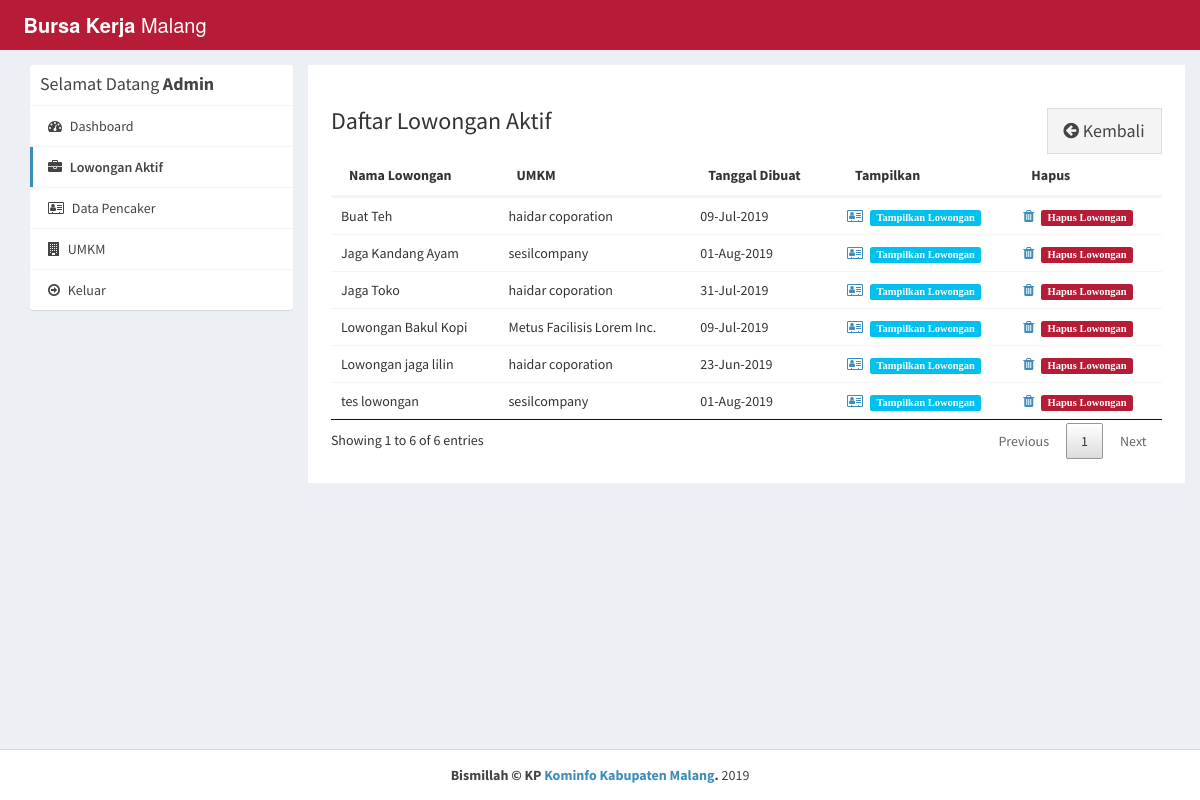
Screenshot of /dashboard/admin/active-jobs.php (signed in) with the database file from the repository.
### tables this page shows
CREATE TABLE `buat_lowongan` (
  `id_jobpost` int(11) NOT NULL,
  `id_company` int(11) NOT NULL,
  `jobtitle` varchar(255) NOT NULL,
  `description` text NOT NULL,
  `minimumsalary` varchar(255) NOT NULL,
  `maximumsalary` varchar(255) NOT NULL,
  `experience` varchar(255) NOT NULL,
  `qualification` varchar(255) NOT NULL,
  `createdat` timestamp NOT NULL DEFAULT CURRENT_TIMESTAMP
);

CREATE TABLE `company` (
  `id_company` int(11) NOT NULL,
  `name` varchar(255) NOT NULL,
  `companyname` varchar(255) NOT NULL,
  `kecamatan` varchar(255) NOT NULL,
  `kelurahan_desa` varchar(255) NOT NULL,
  `alamat` varchar(255) NOT NULL,
  `contactno` varchar(255) NOT NULL,
  `website` varchar(255) NOT NULL,
  `email` varchar(255) NOT NULL,
  `password` varchar(255) NOT NULL,
  `aboutme` varchar(255) DEFAULT NULL,
  `logo` varchar(255) NOT NULL,
  `createdAt` timestamp NOT NULL DEFAULT CURRENT_TIMESTAMP,
  `active` int(11) NOT NULL DEFAULT '2',
  `id_pengusaha` int(11) NOT NULL
);

### dashboard/admin/active-jobs.php (the view, shortened to what this page needs)
<?php
require_once("../../landingpage/db.php");
?>
<!DOCTYPE html>
<html>
<head>
  <link rel="stylesheet" href="../../css/style1.css">
  <link rel="stylesheet" href="https://cdnjs.cloudflare.com/ajax/libs/font-awesome/4.7.0/css/font-awesome.min.css">
  <link rel="stylesheet" href="https://cdnjs.cloudflare.com/ajax/libs/ionicons/2.0.1/css/ionicons.min.css">
  <link rel="stylesheet" href="../../css/style4.css">
  <link rel="stylesheet" href="../../css/AdminLTE.min.css">
  <link rel="stylesheet" href="../../css/_all-skins.min.css">
  <link rel="stylesheet" href="../../css/custom.css">
</head>
<body class="hold-transition skin-green sidebar-mini">
<div class="wrapper">
  <header class="main-header">
    <a href="index.php" class="logo logo-bg">
      <span class="logo-lg"><b>Bursa Kerja</b> Malang</span>
    </a>
    <nav class="navbar navbar-static-top">
    </nav>
  </header>
  <div class="content-wrapper" style="margin-left: 0px;">
    <section id="candidates" class="content-header">
      <div class="container">
        <div class="row">
          <div class="col-md-3">
            <div class="box box-solid">
              <div class="box-header with-border">
              <h3 class="box-title">Selamat Datang  <b> Admin</b></h3>
              </div>
              <div class="box-body no-padding">
                <ul class="nav nav-pills nav-stacked">
                <li ><a href="dashboard.php"><i class="fa fa-dashboard"></i> Dashboard</a></li>
                  <li class="active"><a href="active-jobs.php"><i class="fa fa-briefcase"></i> Lowongan Aktif</a></li>
                  <li><a href="applications.php"><i class="fa fa-address-card-o"></i> Data Pencaker</a></li>
                  <li><a href="companies.php"><i class="fa fa-building"></i> UMKM</a></li>
                  <li><a href="../../landingpage/logout.php"><i class="fa fa-arrow-circle-o-right"></i> Keluar</a></li>
                </ul>
              </div>
            </div>
          </div>
          <div class="col-md-9 bg-white padding-2">
          <div class="pull-right">
              <a href="dashboard.php" class="btn btn-default btn-lg btn-flat margin-top-20"><i class="fa fa-arrow-circle-left"></i> Kembali</a>
            </div>
            <h3>Daftar Lowongan Aktif</h3>
            <div class="row margin-top-20">
              <div class="col-md-12">
                <div class="box-body table-responsive no-padding">
                  <table id="example2" class="table table-hover">
                    <thead>
                      <th>Nama Lowongan</th>
                      <th>UMKM</th>
                      <th>Tanggal Dibuat</th>
                      <th>Tampilkan</th>
                      <th>Hapus</th>
                    </thead>
                    <tbody>
                      <?php
                      $sql = "SELECT buat_lowongan.*, company.companyname FROM buat_lowongan INNER JOIN company ON buat_lowongan.id_company=company.id_company";
                      $result = $conn->query($sql);
                      if($result->num_rows > 0) {
                        while($row = $result->fetch_assoc()) {
                      ?>
                      <tr>
                        <td><?php echo $row['jobtitle']; ?></td>
                        <td><?php echo $row['companyname']; ?></td>
                        <td><?php echo date("d-M-Y", strtotime($row['createdat'])); ?></td>
                        <td><a href="view-job-post.php?id=<?php echo $row['id_jobpost']; ?>"><i class="fa fa-address-card-o">&nbsp&nbsp<span class="label label-info">Tampilkan Lowongan</span></i></a></td>
                        <td><a href="delete-job-post.php?id=<?php echo $row['id_jobpost']; ?>"><i class="fa fa-trash">&nbsp&nbsp<span class="label label-success">Hapus Lowongan</span></i></a></td>
                      </tr>
                            <?php
                        }
                      }
                    ?>
                    </tbody>
                  </table>
                </div>
              </div>
            </div>
          </div>
        </div>
      </div>
    </section>
  </div>
  <footer class="main-footer" style="margin-left: 0px;">
    <div class="text-center">
    <strong>Bismillah &copy; KP <a href="http://kominfo.malangkab.go.id/">Kominfo Kabupaten Malang</a>.</strong> 2019
    </div>
  </footer>
</div>
</body>
</html>

### css/style4.css (style rules this page uses)
table.dataTable { width:100%;margin:0 auto;clear:both;border-collapse:separate;border-spacing:0 }
table.dataTable thead th,table.dataTable tfoot th { font-weight:bold }
table.dataTable thead th,table.dataTable thead td { padding:10px 18px;border-bottom:1px solid #111 }
table.dataTable thead .sorting,table.dataTable thead .sorting_asc,table.dataTable thead .sorting_desc,table.dataTable thead .sorting_asc_disabled,table.dataTable thead .sorting_desc_disabled { cursor:pointer;*cursor:hand }
table.dataTable thead .sorting,table.dataTable thead .sorting_asc,table.dataTable thead .sorting_desc,table.dataTable thead .sorting_asc_disabled,table.dataTable thead .sorting_desc_disabled { background-repeat:no-repeat;background-position:center right }
table.dataTable thead .sorting { background-image:url("../images/sort_both.png") }
table.dataTable thead .sorting_asc { background-image:url("../images/sort_asc.png") }
table.dataTable tbody tr { background-color:#ffffff }
table.dataTable tbody th,table.dataTable tbody td { padding:8px 10px }
table.dataTable.no-footer { border-bottom:1px solid #111 }
table.dataTable,table.dataTable th,table.dataTable td { -webkit-box-sizing:content-box;box-sizing:content-box }

### css/custom.css (style rules this page uses)
.logo-bg { background-color: rgb(182, 28, 54) !important; }
.margin-top-20 { margin-top: 20px; }
.padding-2 { padding: 2%; }
.bg-white { background-color: #fff; }

### rows the page displays
buat_lowongan: jobtitle "Lowongan jaga lilin", id_company.companyname "haidar coporation", createdat "23-Jun-2019"
buat_lowongan: jobtitle "Lowongan Bakul Kopi", id_company.companyname "Metus Facilisis Lorem Inc.", createdat "09-Jul-2019"
buat_lowongan: jobtitle "Buat Teh", id_company.companyname "haidar coporation", createdat "09-Jul-2019"
buat_lowongan: jobtitle "Jaga Kandang Ayam", id_company.companyname "sesilcompany", createdat "01-Aug-2019"
buat_lowongan: jobtitle "Jaga Toko", id_company.companyname "haidar coporation", createdat "31-Jul-2019"
buat_lowongan: jobtitle "tes lowongan", id_company.companyname "sesilcompany", createdat "01-Aug-2019"
